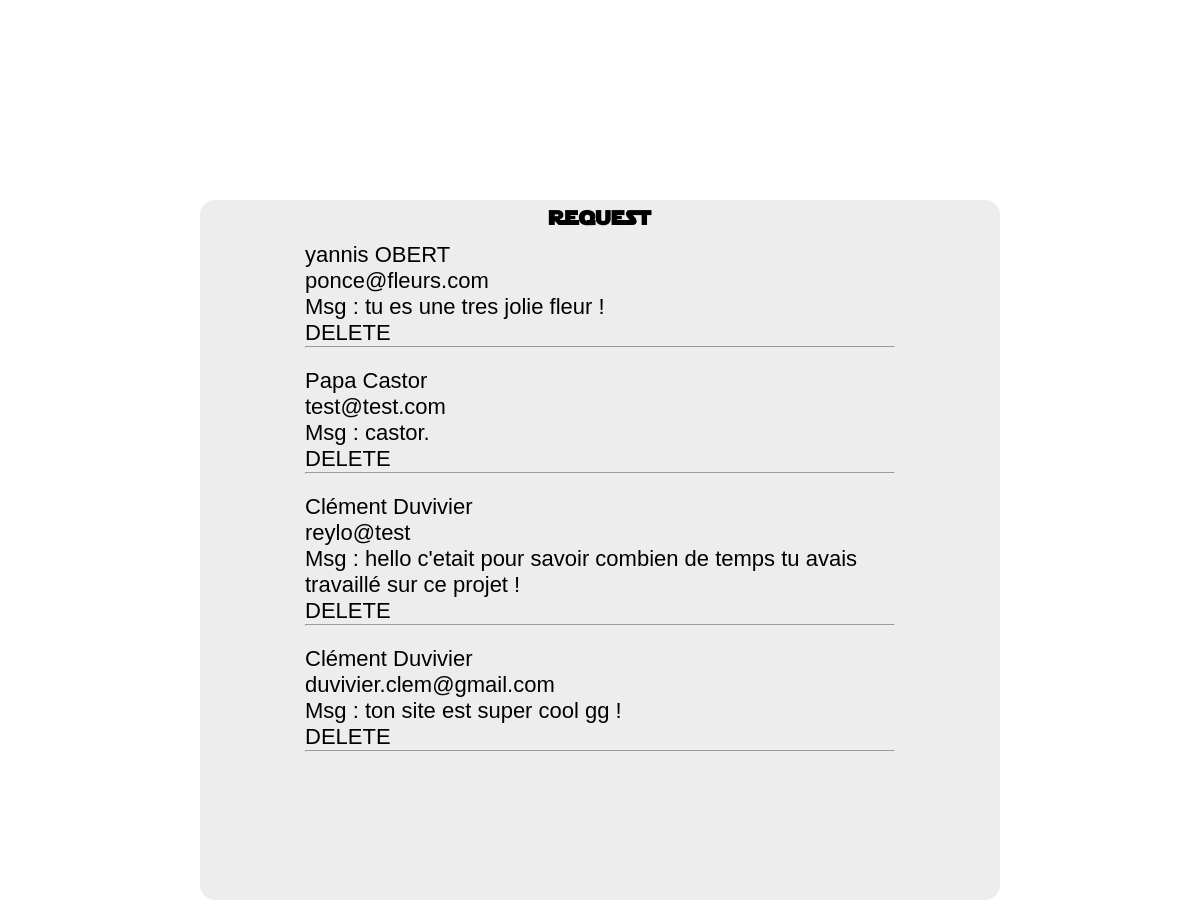
The app's page /admin/contact-admin.php (signed in) with its own data.
### tables this page shows
CREATE TABLE `contact` (
  `id` int(11) UNSIGNED NOT NULL,
  `fa_name` varchar(20) DEFAULT NULL,
  `fi_name` varchar(20) DEFAULT NULL,
  `email` varchar(40) DEFAULT NULL,
  `msg` longtext DEFAULT NULL,
  `date` datetime DEFAULT NULL
);

### admin/contact-admin.php (the view, shortened to what this page needs)
<?php
    include('../bdd-connect/connect.php');
    include('../components/menu.php'); ?>
<?php if ($_SESSION['role'] == 'admin') { ?>
    <?php
            $show = $bdd->prepare("SELECT * FROM contact ORDER BY date DESC");
            $show->execute();
            $contactList = $show->fetchAll(PDO::FETCH_ASSOC);
    ?>
    <!DOCTYPE html>
    <html lang="en">
        <head>
            <link rel="stylesheet" href="../style/style.css">
        </head>
        <body>
            <div class="main admin-request">
                <h2>Request</h2>
                <?php foreach ($contactList as $l) { ?>
                    <div class="request">
                        <p><?= $l['fi_name'] . " " . $l['fa_name']; ?></p>
                        <p><?= $l['email'] . '<br>' . 'Msg : ' . $l['msg']; ?></p>
                        <a href="../components/delete-request.php?id=<?= $l['id']; ?>">DELETE</a>
                        <hr>
                    </div>
                <?php } ?>
            </div>
        </body>
    </html>
<?php
}else {
   header("Location: ../login.php");
}
?>

### style/style.css (style rules this page uses)
a { text-decoration: none; color: var(--main-text-color); }
* { margin: 0; padding: 0; box-sizing: border-box; }
:root { --main-darkmode-color: rgba(45, 85, 160, 0.952); --main-dark-background-color: black; --main-lightmode-background-color: rgb(236, 236, 236, 0.9); --main-text-color:black; --main-starwars-color:rgba(233, 233, 10, 0.952); }
.main { background-color: var(--main-lightmode-background-color); color: var (var(--main-text-color)); }
body { background-image: url("../img/Background.jpg"); background-attachment: fixed; background-size: cover; background-repeat: no-repeat; font-family: Arial, Helvetica, sans-serif; }
.main h2 { font-family: 'StarWars'; }
.admin-request { margin: 200px auto 0 auto; width: 800px; height: 700px; border-radius: 15px; }
.admin-request h2 { font-size: 20px; font-family: 'StarWars'; text-align:center; letter-spacing: 1px; }
.request { margin: 0 auto; width: 500px; padding: 10px 5px 10px 5px; }
@media only screen and (min-width:1024px) and (max-width:1366px) { .admin-request h2 { text-align: center; } }
@media only screen and (min-width:1024px) and (max-width:1366px) { .request, .user { font-size: 22px; width: 600px; } }

### records on screen
contact: fi_name "yannis", fa_name "OBERT", email "ponce@fleurs.com", msg "tu es une tres jolie fleur !"
contact: fi_name "Papa", fa_name "Castor", email "test@test.com", msg "castor."
contact: fi_name "Clément", fa_name "Duvivier", email "reylo@test", msg "hello c'etait pour savoir combien de temps tu avais travaillé sur ce projet !"
contact: fi_name "Clément", fa_name "Duvivier", email "duvivier.clem@gmail.com", msg "ton site est super cool gg !"
